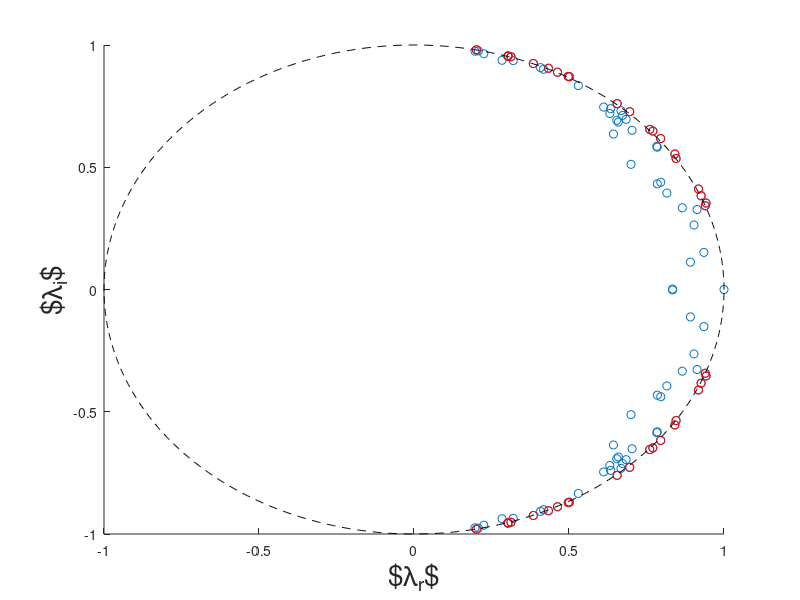

MATLAB code to generate this figure: (Note: this script raises an error after producing the figure.)
%     Test Boostconv and spsnap

clear
clc
%close all

lafs = 20;

rng('default');

n = 50;    % Matrix Size

% No of eigenvalues greater than 1.
np = 20;
% How unstable do we want the eigenvalues?
uns_range = 0.01;

theta = 4*pi/9*rand(np,1);
e1  = (cos(theta) + uns_range*rand(np,1)) + 1i*sin(theta);
uns_e = [e1; conj(e1)];
% Set first eigenvector = 1 signifying beseflow

ne2 = n-length(e1);
st_range = 0.5;
theta = 4*pi/9*rand(ne2,1);
damp = 0.80 + 0.18*rand(ne2,1);
e2  = damp.*cos(theta) + 1i*sin(theta);
stb_e = [e2; conj(e2)];

Aeig = [1.0; uns_e; stb_e];
lr = real(Aeig);
li = imag(Aeig);

neig = length(Aeig);    % This is my matrix size
                        % Hopefully no repeated eigenvalues

figure(1);
scatter(lr,li); hold on
scatter(real(uns_e),imag(uns_e), 'r')
theta = linspace(0,2*pi,1000);
plot(cos(theta),sin(theta), '--k')
xlabel('$\lambda_{r}$', 'FontSize', lafs)
ylabel('$\lambda_{i}$', 'FontSize', lafs)


B = rand(neig);
B = B + B';

bnorm = norm(B);
disp(['Norm(B)=', num2str(bnorm)])
B = B/bnorm;
Binv = inv(B);

A = Binv*diag(Aeig)*B;

anorm = norm(A);
disp(['Norm(A)=', num2str(anorm)])

x0 = rand(neig,1) + 1i*rand(neig,1);

r = x0;
rnorm = norm(x0);

% BoostConv parameters
ifboost = 0;
bkryl = 15;
vin   = zeros(neig,bkryl);
vout  = zeros(neig,bkryl);
vold  = zeros(neig,1);
vol1 = zeros(neig,1);
bfreq = 1;
ifinit = 0;
c = zeros(bkryl,1);
zro = zeros(neig,1);
ksize = 0;
%

% SPSNAP parameters
ifsnap = 1;
skryl = 100;
sfreq = 1;
ifinit = 0;
vin   = zeros(neig,skryl);
vout  = zeros(neig,skryl);
wout  = zeros(neig,skryl);
vold  = zeros(neig,1);
vol1 = zeros(neig,1);
%

ik = 0;     % Subspace counter
vlen = neig;
resio = 1;
plotio  = 100;

niters = 2000;
residuals = zeros(niters,1);
x0norm    = zeros(niters,1);

for i=1:niters

   xi = A*x0;

   rnorm = norm(xi-x0);
%   x0 = xi;

   if (ifboost)
     [xi_o,x0_o,dv_o,vin_o,vout_o,vol1_o,vold_o,rnorm_o,ifinit_o,ik_o,ksize_o] = BoostConv(xi,x0,i,vol1,vold,vin,vout,ifboost,bfreq,ifinit,ik,bkryl,ksize,vlen);
      
   else
    [xi_o,x0_o,vin_o,vout_o,wout_o,vol1_o,vold_o,rnorm_o,ifinit_o,ik_o] = SpSnapOrtho(xi,x0,i,vol1,vold,vin,vout,wout,ifsnap,sfreq,ifinit,ik,skryl,vlen);
    dv_o = [];
    ksize_o = 0;
   end 

   xi=xi_o;
   dv=dv_o;
   vin=vin_o;
   vout=vout_o;
   wout=wout_o;
   vol1=vol1_o;
   vold=vold_o;
   rnorm=rnorm_o;
   ifinit=ifinit_o;
   ik=ik_o;
   x0=x0_o;
   ksize = ksize_o;

   if mod(i,resio)==0
     disp([num2str(i),' Residual=',num2str(rnorm)])
     pause(0.001)
   end  

   residuals(i)=rnorm;
   x0norm(i) = norm(x0);

   if mod(i,plotio)==0
     if (ifboost)         
       figure(3)
     else
       figure(4)
     end  
     plot(real(x0))
     pause(0.01)
   end

   if i>10 && rnorm<1e-20
     break
   end  
  

end   

figure(2)
semilogy(residuals(1:i)); hold on
semilogy(x0norm(1:i)); hold on

if (ifboost)         
  figure(3)
else
  figure(4)
end  
plot(real(xi))


